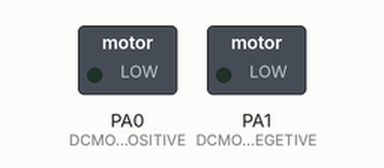
A program run on a simulated ATmega32, built with avr-gcc and emulated at 8 MHz (the files do not name the chip). Parts: switched loads named in the program (green lamp = pin HIGH). Dashed ring = blinking.

Above: at 0.6 s.
Timing chart, 0 to 5.3 s (numbered marks = the images above):
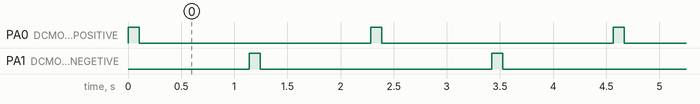

Measured:
- by itself, PA0 (DCMOTOR_u8POSITIVE), PA1 (DCMOTOR_u8NEGETIVE): alternates HIGH for 0.10 s and LOW for 2.2 s
- by itself, everything shown: repeats every 2.3 s, in 4 steps

The program:

main.c
```c
/*
 * main.c
 *
 *  Created on: Sep 3, 2019
 *      Author: express
 */

#include "Std_types.h"
#include "Bit_math.h"
#include "Dc_Motor_int.h"
#include "Dio_int.h"
#include "Dc_Motor_cfg.h"
#define F_CPU 8000000
#include <util/delay.h>

int main (void)
{
	DcMotor_vidInit();
	while(1)
	{
		DcMotor_vidControl(RIGHT);
		_delay_ms(100);
		DcMotor_vidInit();
		_delay_ms(1000);
		DcMotor_vidControl(LEFT);
		_delay_ms(100);
		DcMotor_vidInit();
		_delay_ms(1000);

	}
	return 0;
}
```

Dc_Motor_cfg.h
```c
/*
 * Dc_Motor_Init.h
 *
 *  Created on: Sep 3, 2019
 *      Author: express
 */

#ifndef DC_MOTOR_CFG_H_
#define DDC_MOTOR_CFG_H_

#define RIGHT 1
#define LEFT 2

#define POSITIVE 1
#define NEGETIVE 0

#define DCMOTOR_u8POSITIVE DIO_u8PIN_0
#define DCMOTOR_u8NEGETIVE DIO_u8PIN_1

#endif /* DCDC_MOTOR_CFG_H_*/
```

DC_Motor_prg.c
```c
/*
 * DC_Motor_prg.c
 *
 *  Created on: Sep 3, 2019
 *      Author: express
 */


#include "Std_types.h"
#include "Bit_math.h"
#include "Dio_int.h"
#include "Dc_Motor_cfg.h"
#include "Dc_Motor_int.h"

void DcMotor_vidInit(void)
{
	Dio_vidSetPinVal(DCMOTOR_u8NEGETIVE,DIO_u8LOW);
	Dio_vidSetPinVal(DCMOTOR_u8POSITIVE,DIO_u8LOW);

	Dio_vidSetPinDir(DCMOTOR_u8POSITIVE,DIO_u8OUTPUT);
	Dio_vidSetPinDir(DCMOTOR_u8NEGETIVE,DIO_u8OUTPUT);

}

void DcMotor_vidControl(u8 dir)
{
	if(dir==RIGHT)
	{
		Dio_vidSetPinVal(DCMOTOR_u8POSITIVE,POSITIVE);
		Dio_vidSetPinVal(DCMOTOR_u8NEGETIVE,NEGETIVE);

	}
	else if (dir==LEFT)
	{
		Dio_vidSetPinVal(DCMOTOR_u8POSITIVE,NEGETIVE);
		Dio_vidSetPinVal(DCMOTOR_u8NEGETIVE,POSITIVE);
	}
}
```

Dc_Motor_int.h
```c
/*
 * dc_motor_int.h
 *
 *  Created on: Sep 3, 2019
 *      Author: express
 */

#ifndef DC_MOTOR_INT_H_
#define DC_MOTOR_INT_H_

void DcMotor_vidInit(void);
void DcMotor_vidControl(u8 dir);


#endif /* DC_MOTOR_INT_H_ */
```

Bit_math.h
```c
/*
 * Bit_math.h
 *
 *  Created on: Aug 17, 2019
 *      Author: express
 */

#ifndef BIT_MATH_H_
#define BIT_MATH_H_

#define SET_BIT(reg,bit) reg |=(1<<bit)
#define CLEAR_BIT(reg,bit) reg &=(~(1<<bit))
#define GET_BIT(Reg,Bit) ((Reg>>Bit)&0x01)

#define TOGGLE_BIT(REG,BIT)  (REG^=(1<<BIT))

#endif /* BIT_MATH_H_ */
//3 functions likes macro to set bit or reset bit or get bit
```

Dio_int.h
```c
/*
 * Dio_int.h
 *
 *  Created on: Aug 17, 2019
 *      Author: express
 */
//interface file any one want to interface to any device must include this header file


#ifndef DIO_INT_H_
#define DIO_INT_H_
void Dio_vidSetPinDir(u8 Pin,u8 Dir);
void Dio_vidSetPinVal(u8 Pin,u8 Val);
u8 Dio_u8GetPinVal(u8 Pin);
void Dio_vidTglPinVal(u8 Pin);

#define DIO_u8PIN_0       0
#define DIO_u8PIN_1       1
#define DIO_u8PIN_2       2
#define DIO_u8PIN_3       3
#define DIO_u8PIN_4       4
#define DIO_u8PIN_5       5
#define DIO_u8PIN_6       6
#define DIO_u8PIN_7       7
#define DIO_u8PIN_8       8
#define DIO_u8PIN_9       9
#define DIO_u8PIN_10      10
#define DIO_u8PIN_11      11
#define DIO_u8PIN_12      12
#define DIO_u8PIN_13      13
#define DIO_u8PIN_14      14
#define DIO_u8PIN_15      15
#define DIO_u8PIN_16      16
#define DIO_u8PIN_17      17
#define DIO_u8PIN_18      18
#define DIO_u8PIN_19      19
#define DIO_u8PIN_20      20
#define DIO_u8PIN_21      21
#define DIO_u8PIN_22      22
#define DIO_u8PIN_23      23
#define DIO_u8PIN_24      24
#define DIO_u8PIN_25      25
#define DIO_u8PIN_26      26
#define DIO_u8PIN_27      27
#define DIO_u8PIN_28      28
#define DIO_u8PIN_29      29
#define DIO_u8PIN_30      30
#define DIO_u8PIN_31      31

#define DIO_u8OUTPUT 1
#define DIO_u8INPUT 0
#define DIO_u8HIGH 1
#define DIO_u8LOW 0

#endif /* DIO_INT_H_ */
```

Dio_prg.c
```c
/*
 * Dio_prog.c
 *
 *  Created on: Aug 17, 2019
 *      Author: express
 */


#include "Std_types.h"
#include "Bit_math.h"
#include "Dio_int.h"
#include<avr/io.h>
void Dio_vidSetPinDir(u8 Pin,u8 Dir)
{
	u8 Loc_u8Port;
	u8 Loc_u8Pin;
	Loc_u8Port=Pin/8;
	Loc_u8Pin=Pin%8;
	switch(Loc_u8Port)
	{
	case 0:
		if (Dir==1)
		{
			SET_BIT(DDRA,Loc_u8Pin);
		}
		else
		{
			CLEAR_BIT(DDRA,Loc_u8Pin);
		}
		break;
	case 1:
		if (Dir==1)
		{
			SET_BIT(DDRB,Loc_u8Pin);
		}
		else
		{
			CLEAR_BIT(DDRB,Loc_u8Pin);
		}
		break;
	case 2:
		if (Dir==1)
		{
			SET_BIT(DDRC,Loc_u8Pin);
		}
		else
		{
			CLEAR_BIT(DDRC,Loc_u8Pin);
		}
		break;
	case 3:
		if (Dir==1)
		{
			SET_BIT(DDRD,Loc_u8Pin);
		}
		else
		{
			CLEAR_BIT(DDRD,Loc_u8Pin);
		}
		break;
	}

}

void Dio_vidSetPinVal(u8 Pin,u8 Val)
{
	u8 Loc_u8Port;
	u8 Loc_u8Pin;
	Loc_u8Port=Pin/8;
	Loc_u8Pin=Pin%8;
	switch(Loc_u8Port)
	{
	case 0:
		if (Val==1)
		{
			SET_BIT(PORTA,Loc_u8Pin);
		}
		else
		{
			CLEAR_BIT(PORTA,Loc_u8Pin);
		}
		break;
	case 1:
		if (Val==1)
		{
			SET_BIT(PORTB,Loc_u8Pin);
		}
		else
		{
			CLEAR_BIT(PORTB,Loc_u8Pin);
		}
		break;
	case 2:
		if (Val==1)
		{
			SET_BIT(PORTC,Loc_u8Pin);
		}
		else
		{
			CLEAR_BIT(PORTC,Loc_u8Pin);
		}
		break;
	case 3:
		if (Val==1)
		{
			SET_BIT(PORTD,Loc_u8Pin);
		}
		else
		{
			CLEAR_BIT(PORTD,Loc_u8Pin);
		}
		break;
	}
}

u8 Dio_u8GetPinVal(u8 Pin)  //to get pin value from keypad to micro controller
{
	u8 Loc_u8Port;
	u8 Loc_u8pin;
	Loc_u8Port =Pin / 8;
	Loc_u8pin = Pin % 8;
	switch(Loc_u8Port)
	{
	case 0:
		return GET_BIT(PINA,Loc_u8pin);
		break ;
	case 1:
		return GET_BIT(PINB,Loc_u8pin);
		break ;
	case 2:
		return GET_BIT(PINC,Loc_u8pin);
		break ;
	case 3:
		return GET_BIT(PIND,Loc_u8pin);
		break ;
	}

}

void Dio_vidTglPinVal(u8 Pin)
{
	u8 Loc_u8Port;
	u8 Loc_u8Pin;
	Loc_u8Port=Pin/8;
	Loc_u8Pin=Pin%8;
	switch(Loc_u8Port)
	{
	case 0:
			TOGGLE_BIT(PORTA,Loc_u8Pin);
		break;
	case 1:
		TOGGLE_BIT(PORTB,Loc_u8Pin);
		break;
	case 2:
		TOGGLE_BIT(PORTC,Loc_u8Pin);
		break;
	case 3:
		TOGGLE_BIT(PORTD,Loc_u8Pin);
		break;
	}
}
```

Std_types.h
```c
/*
 * Std_types.h
 *
 *  Created on: Aug 17, 2019
 *      Author: express
 */

#ifndef STD_TYPES_H_
#define STD_TYPES_H_

typedef unsigned char u8;
typedef signed char s8;
typedef unsigned short int u16;
typedef signed short int s16;
typedef unsigned int u32;
typedef signed int s32;
typedef float f32;
typedef double f64;

#endif /* STD_TYPES_H_ */
//standard types
```
